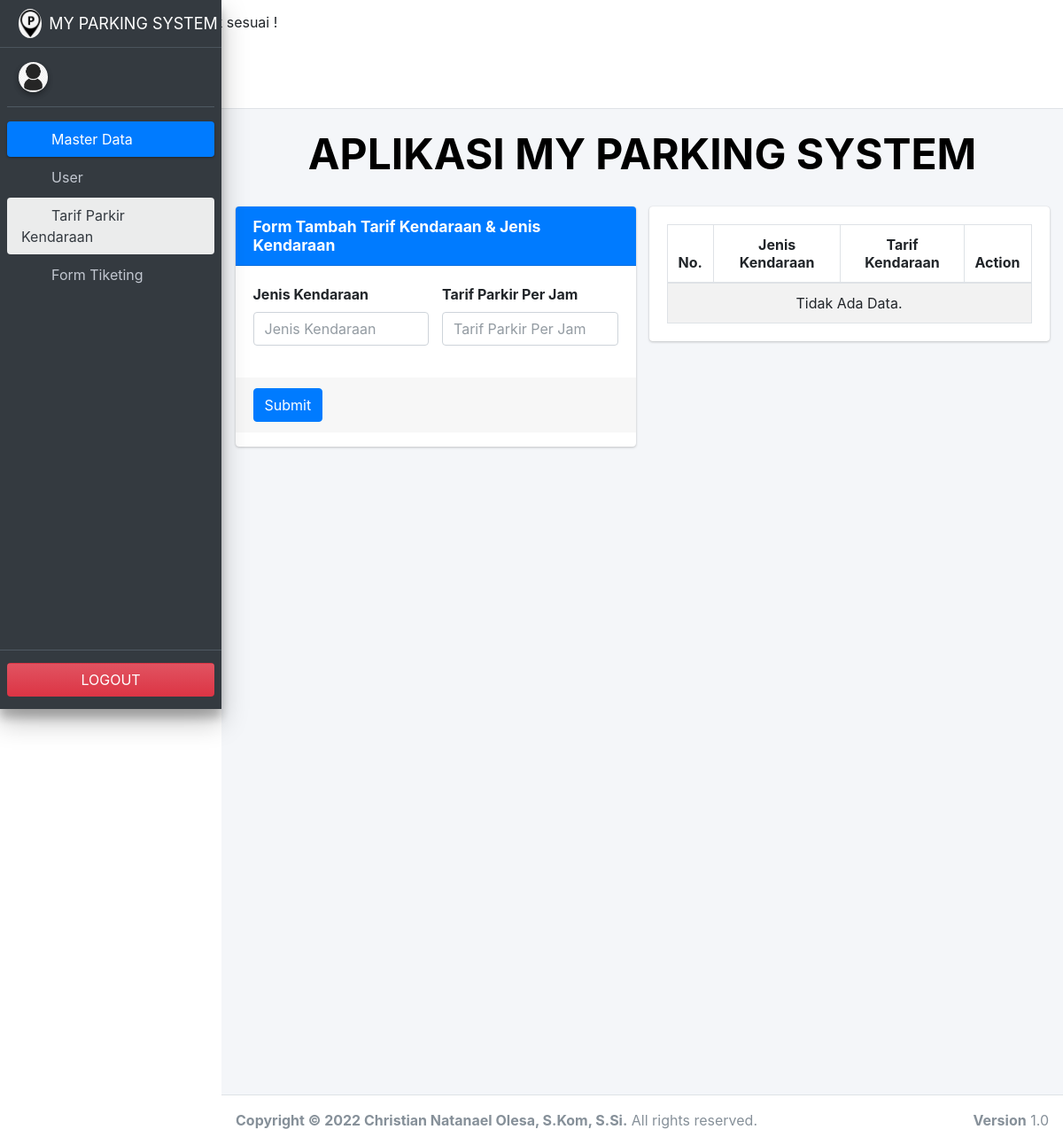
The app's page /add_tarif_kendaraan.php, older data.
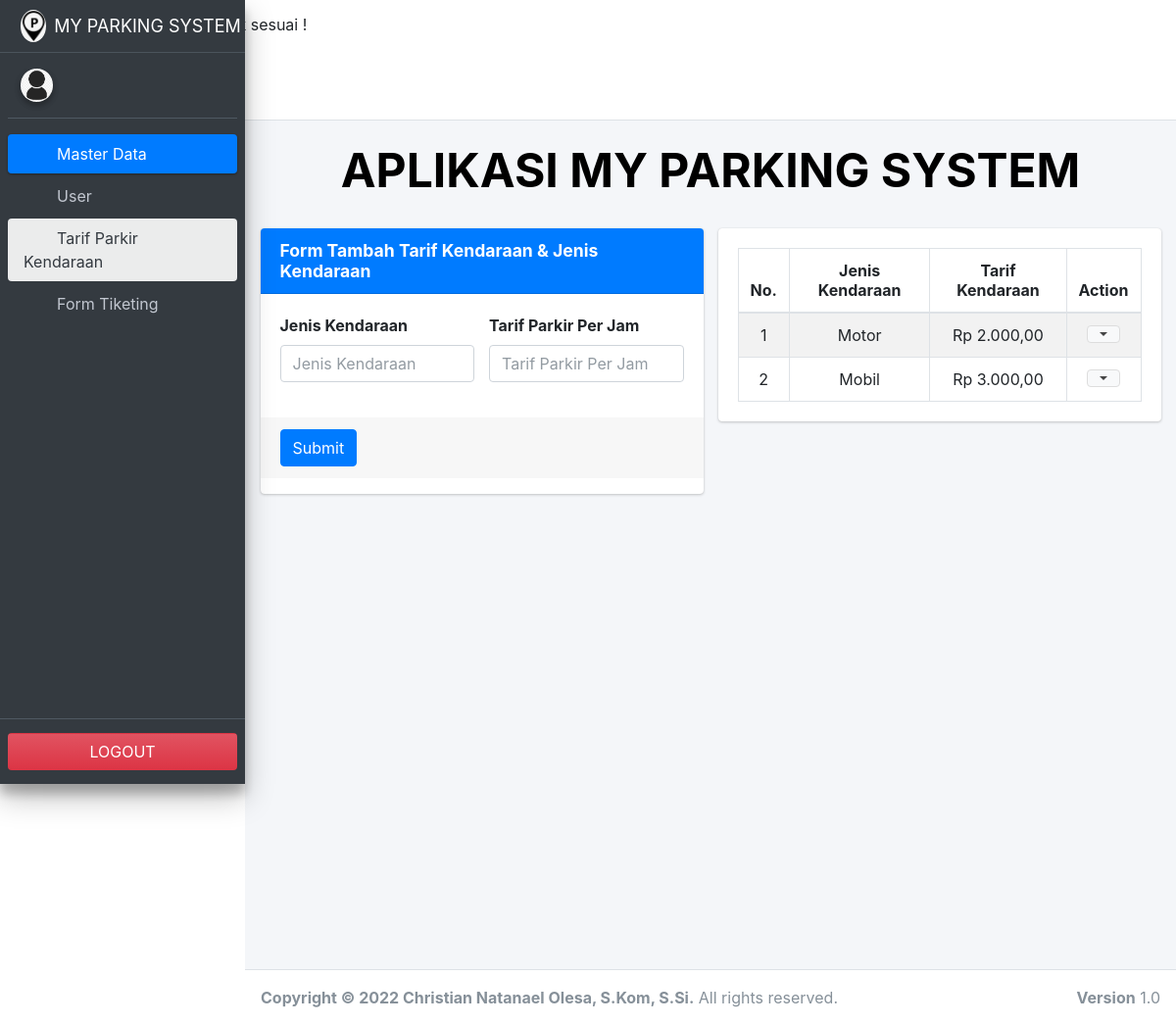
The same page, newer data.
### tables this page shows
CREATE TABLE `ms_tarif_kendaraan` (
  `id_tarif_kendaraan` int(11) NOT NULL,
  `jenis_kendaraan` varchar(50) NOT NULL,
  `tarif_kendaraan` int(11) NOT NULL
);

### add_tarif_kendaraan.php (the view, shortened to what this page needs)
<?php
  if($_SESSION['username']==""){
    echo "<div class='alert'>Username dan Password tidak sesuai !</div>";
  }
  $session_level      = $_SESSION['level'];
  function rupiah($angka){
    $hasil_rupiah = "Rp " . number_format($angka,2,',','.');
    return $hasil_rupiah;
  }
?>
<!DOCTYPE html>
<html lang="id">
<head>
  <link rel="stylesheet" href="assets/plugins/fontawesome-free/css/all.min.css">
  <link rel="stylesheet" href="assets/plugins/datatables-bs4/css/dataTables.bootstrap4.min.css">
  <link rel="stylesheet" href="assets/plugins/datatables-responsive/css/responsive.bootstrap4.min.css">
  <link rel="stylesheet" href="assets/plugins/datatables-buttons/css/buttons.bootstrap4.min.css">
  <link rel="stylesheet" href="assets/plugins/select2/css/select2.min.css">
  <link rel="stylesheet" href="assets/plugins/select2-bootstrap4-theme/select2-bootstrap4.min.css">
  <link rel="stylesheet" href="assets/dist/css/adminlte.min.css">
</head>
<body class="hold-transition sidebar-mini layout-fixed">
<div class="wrapper">
  <nav class="main-header navbar navbar-expand navbar-white navbar-light">
    <ul class="navbar-nav">
      <li class="nav-item">
        <a class="nav-link" data-widget="pushmenu" href="#" role="button"><i class="fas fa-bars"></i></a>
      </li>
    </ul>
  </nav>
  <aside class="main-sidebar main-sidebar-custom sidebar-dark-primary elevation-4">
    <a href="index.php?page=add_tiket" class="brand-link">
      <img src="assets/img/parking-logo.png" alt="Logo My Parking System" class="brand-image img-circle">
      <span class="brand-text font-weight-light"><font size="4"><b>MY PARKING SYSTEM</b></font></span>
    </a>
    <div class="sidebar">
      <div class="user-panel mt-3 pb-3 mb-3 d-flex">
        <div class="image">
          <img src="assets/img/user-image.png" class="img-circle elevation-2" alt="User Image">
        </div>
        <div class="info">
        </div>
      </div>
      <nav class="mt-2">
        <ul class="nav nav-pills nav-sidebar flex-column" data-widget="treeview" role="menu" data-accordion="false">
          <?php if ($session_level == 0) { ?>
          <li class="nav-item menu-open">
            <a href="#" class="nav-link active">
              <i class="nav-icon fa-solid fa-database"></i>
              <p>
                Master Data
                <i class="fas fa-angle-left right"></i>
              </p>
            </a>
            <ul class="nav nav-treeview">
              <li class="nav-item">
                <a href="index.php?page=add_user" class="nav-link">
                  <i class="far fa-circle nav-icon"></i>
                  <p>User</p>
                </a>
              </li>
              <li class="nav-item">
                <a href="index.php?page=add_tarif_kendaraan" class="nav-link active">
                  <i class="far fa-circle nav-icon"></i>
                  <p>Tarif Parkir Kendaraan</p>
                </a>
              </li>
            </ul>
          </li>
          <?php } else {} ?>
          <li class="nav-item">
            <a href="index.php?page=add_tiket" class="nav-link">
              <i class="nav-icon fa-solid fa-square-plus"></i>
              <p>Form Tiketing</p>
            </a>
          </li>
        </ul>
      </nav>
    </div>
    <div class="sidebar-custom">
      <a href="logout.php"><button type="button" class="btn btn-block bg-gradient-danger">LOGOUT</button></a>
    </div>
  </aside>
  <div class="content-wrapper">
    <section class="content-header">
      <div class="container-fluid">
        <div class="row mb-2">
          <div class="col-sm-12">
            <center><font size="7" color="black"><b>APLIKASI MY PARKING SYSTEM</b></font></center>
          </div>
      </div>
    </section>
    <section class="content">
    	<div class="container-fluid">
        <div class="row">
        	<div class="col-md-6">
            <div class="card card-primary">
            	<div class="card-header">
              	<h3 class="card-title"><b>Form Tambah Tarif Kendaraan & Jenis Kendaraan</b></h3>
            	</div>
            	<form class="form-horizontal" name="form_add_tarif_kendaraan" action="index.php?page=create_tarif_kendaraan" method="post" enctype="multipart/form-data">
                <div class="card-body">
                  <div class="row">
                    <div class="col-md-6">
                      <div class="form-group">
                        <label>Jenis Kendaraan</label>
                        <input type="text" class="form-control" style="text-transform:capitalize;" name="jenis_kendaraan" placeholder="Jenis Kendaraan" required>
                      </div>
                    </div>
                    <div class="col-md-6">
                      <div class="form-group">
                        <label>Tarif Parkir Per Jam</label>
                        <input type="number" class="form-control" min="1000" name="tarif_kendaraan" placeholder="Tarif Parkir Per Jam" required>
                      </div>
                    </div>
                  </div>
                </div>
                <div class="card-footer">
                  <button type="submit" name="submit_tarif_kendaraan" class="btn btn-primary">Submit</button>
                </div>
              </form>
            </div>
        	</div>
          <div class="col-md-6">
            <div class="card">
              <div class="card-body">
                <table id="tbl_tarif_kendaraan" class="table table-bordered table-striped">
                <thead>
                  <tr>
                    <th style="text-align: center;">No. </th>
                    <th style="text-align: center;">Jenis Kendaraan</th>
                    <th style="text-align: center;">Tarif Kendaraan</th>
                    <th style="text-align: center;">Action</th>
                  </tr>
                </thead>
                <tbody>
                <?php
                  include ("koneksi.php");
                  $sql=mysqli_query($mysqli,"select * FROM ms_tarif_kendaraan order by id_tarif_kendaraan asc");
                  if(mysqli_num_rows($sql) == 0){
                    echo '<tr><td colspan="4" style="text-align: center">Tidak Ada Data.</td></tr>';
                  }else{
                    $no = 1;
                    while($row = mysqli_fetch_assoc($sql)){
                ?>
                <tr>
                  <td style="text-align: center;"><?php echo $no; ?></td>
                  <td style="text-align: center;"><?php echo $row['jenis_kendaraan'] ?></td>
                  <td style="text-align: center;"><?php echo rupiah($row['tarif_kendaraan']) ?></td>
                  <td style="text-align:center;">
                    <div class="btn-group">
                        <button type="button" class="btn btn-default dropdown-toggle dropdown-icon" data-toggle="dropdown">
                        </button>
                      </div>
                  </td>
                </tr>
                <?php
                  $no++;
                    }
                  }
                ?>
                </tbody>
                </table>
              </div>
            </div>
          </div>
        </div>
	    </div>
    </section>
  </div>
  <footer class="main-footer">
    <div class="float-right d-none d-sm-block">
      <b>Version</b> 1.0
    </div>
    <strong>Copyright &copy; <?php echo date('Y'); ?> Christian Natanael Olesa, S.Kom, S.Si.</strong> All rights reserved.
  </footer>
</div>
</body>
</html>

Row changes from the older to the newer data that the page shows:
added ms_tarif_kendaraan: jenis_kendaraan "Motor", tarif_kendaraan "Rp 2.000,00"
added ms_tarif_kendaraan: jenis_kendaraan "Mobil", tarif_kendaraan "Rp 3.000,00"
Text that changed along with them:
text no longer shown: "Tidak Ada Data."
